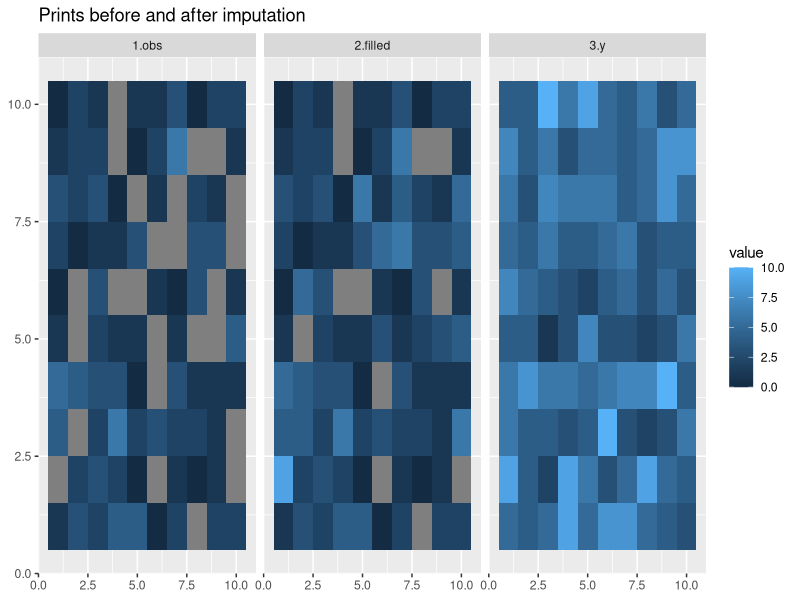
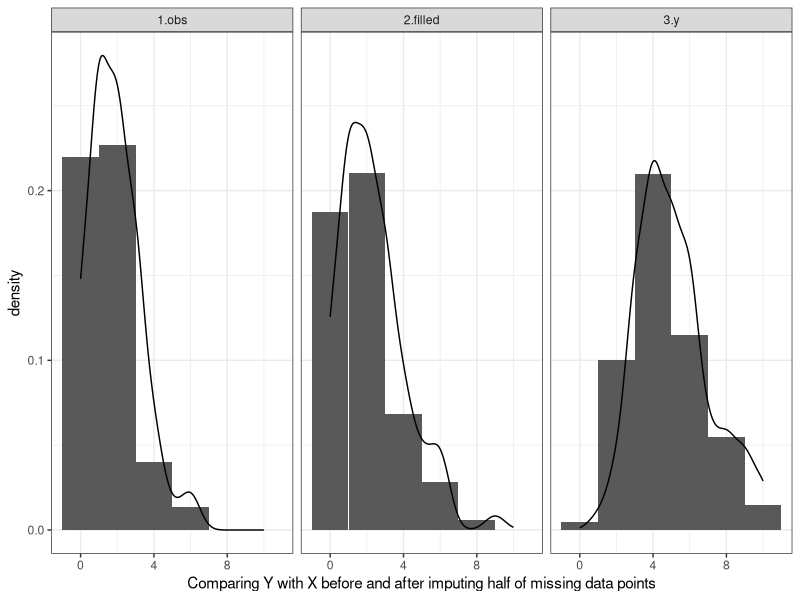
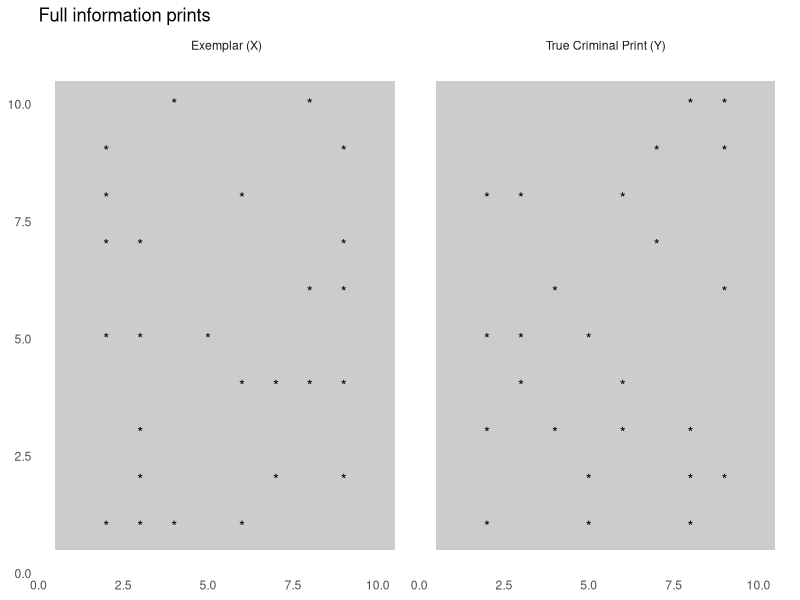
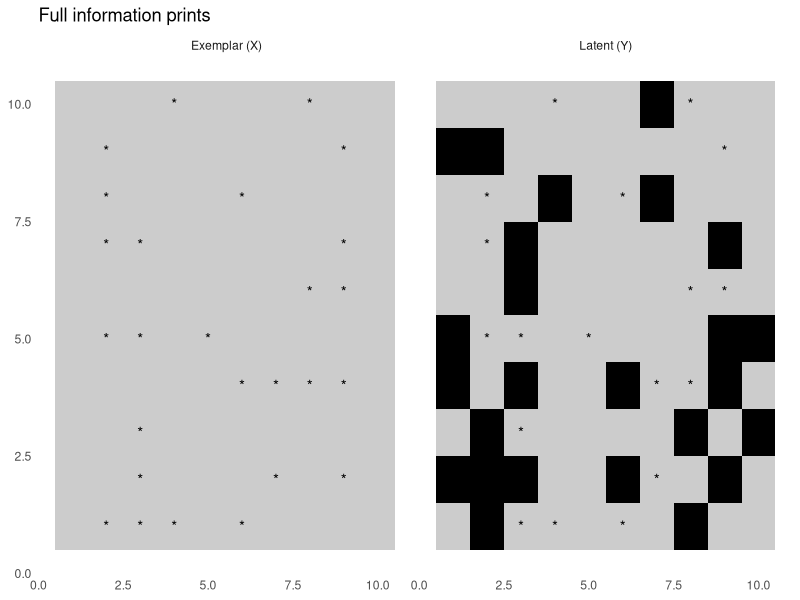
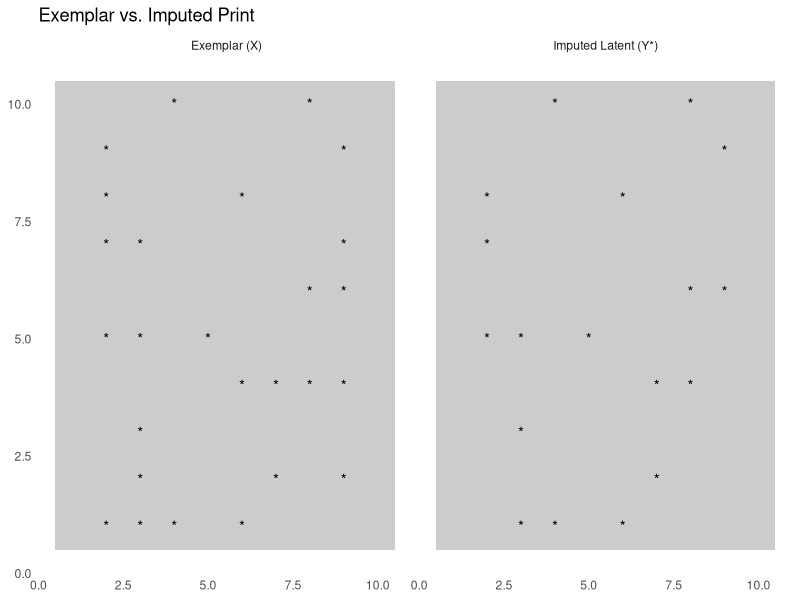
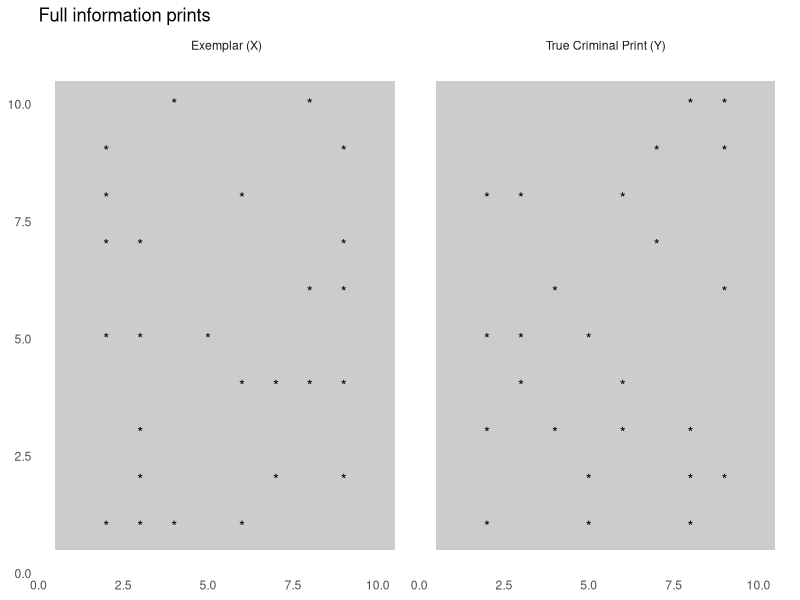
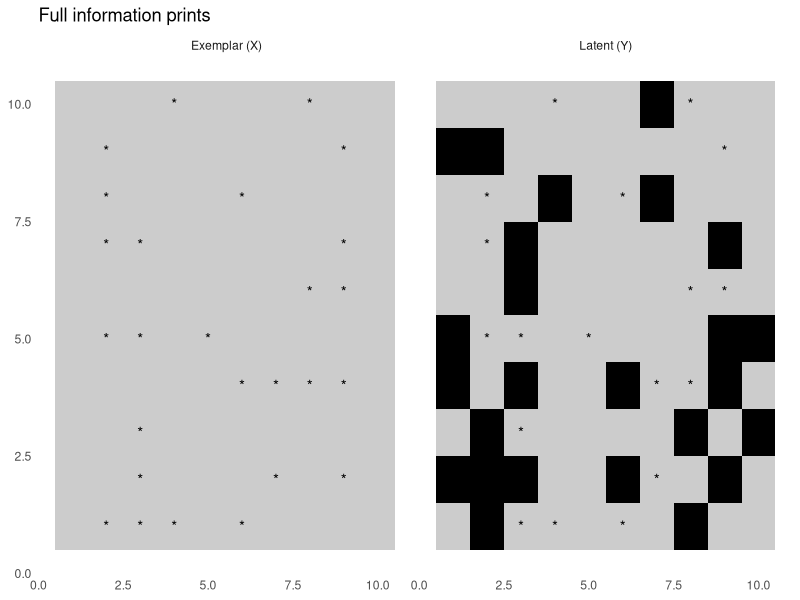
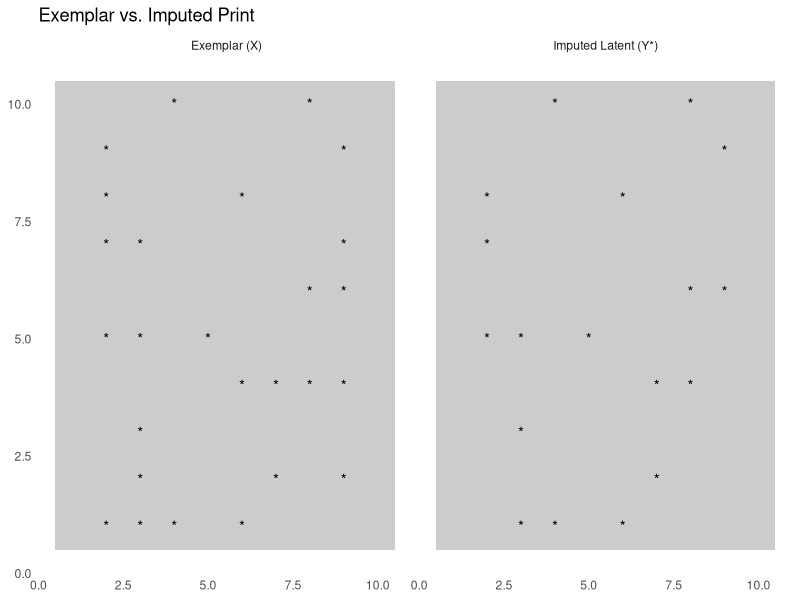

These figures' R source, in order:
# Likelihood bias simulation
library(ggplot2)
library(tidyverse)

set.seed(123)

# simple poisson
x_full <- rpois(100,2)
y <- rpois(100,5)
x <- x_full
missing <- sample(1:100, size = 25, replace = F)
x[missing] <- NA
filled.x <- x
filled.x[missing] <- sapply(missing, function(k) sample(c(y[k], NA), size = 1))

df <- data.frame(dat = c(x, filled.x, y), names = rep(c('1.obs', '2.filled','3.y'), each = 100))
levels(df$names) <- c("Observed","Observed After Imputation","Complete")

g <- ggplot(data = df) + 
  geom_histogram(aes(x = dat, y = ..density..), binwidth = 2) + 
  geom_density(aes(x = dat)) + 
  facet_wrap(~names) + 
  xlab("Comparing Y with X before and after imputing half of missing data points")+
  theme_bw()
ggsave(g, filename = '~/repos/Forensic_bias/outputs/likelihood_sim.png')


miss_plot_df <- data.frame(Var1 = rep(rep(1:10, 10),3), 
                           Var2 = rep(rep(1:10, each = 10),3),
                           value = df$dat,
                           Type = df$names)

ggplot(miss_plot_df, aes(x = Var1, y = Var2, fill = value)) +
  geom_tile() + xlab(NULL) + ylab(NULL) + 
  facet_grid(~Type) +
  ggtitle("Prints before and after imputation")

#### changing to binary #####
x_full <- rbinom(100,1,.25)
y <- rbinom(100,1,.25)
x <- x_full
missing <- sample(1:100, size = 25, replace = F)
x[missing] <- NA
filled.x <- x
filled.x[missing] <- sapply(missing, function(k) sample(c(2*y[k], NA), size = 1, prob = c(.75,.25)))
filled.x[missing] <- sapply(missing, function(k) 2*y[k])

df <- data.frame(dat = c(x, filled.x, y,x_full), names = rep(c('1.obs', '2.filled','3.true x','4.y'), each = 100))
levels(df$names) <- c("Latent (Y)","Imputed Latent (Y*)", "True Criminal Print (Ytrue)","Exemplar (X)")

df <- df %>%
  mutate(
    labels = fct_recode(names,
                        "Latent (Y)" = "1.obs",
                        "Imputed Latent (Y*)" = "2.filled",
                        "True Criminal Print (Y)" = "3.true x",
                        "Exemplar (X)" = "4.y")
  ) 

miss_plot_df <- data.frame(Var1 = rep(rep(1:10, 10),4), 
                           Var2 = rep(rep(1:10, each = 10),4),
                           value = df$dat,
                           Type = df$labels)

g1 <- miss_plot_df %>%
  filter(Type %in% c("True Criminal Print (Y)","Exemplar (X)")) %>%
  mutate(
    Type = ifelse(Type == "Exemplar (X)", " Exemplar (X)", as.character(Type)), # for ordering facets
    minutiae = ifelse(value == 1, "*", NA) # Mark minutiae with *
  ) %>%
  ggplot(aes(x = Var1, y = Var2, fill = is.na(value))) +
    geom_tile() + xlab(NULL) + ylab(NULL) + 
    facet_grid(~Type) +
    geom_text(aes(label = minutiae)) +
    xlab(NULL) + 
    ylab(NULL) +
    ggtitle("Full information prints") + 
    scale_fill_grey(start = .8, end = 0, na.value = "black") +
    theme_minimal() +
    theme(legend.position = "none",
        panel.grid.major = element_blank(), 
        panel.grid.minor = element_blank())

g2 <- miss_plot_df %>%
  filter(Type %in% c("Latent (Y)","Exemplar (X)")) %>%
  mutate(
    Type = ifelse(Type == "Exemplar (X)", " Exemplar (X)", as.character(Type)), # for ordering facets
    minutiae = ifelse(value == 1, "*", NA) # Mark minutiae with *
  ) %>%
  ggplot(aes(x = Var1, y = Var2, fill = is.na(value))) +
  geom_tile() + xlab(NULL) + ylab(NULL) + 
  geom_text(aes(label = minutiae)) +
  facet_grid(~Type) +
  ggtitle("Full information prints") + 
  scale_fill_grey(start = .8, end = 0, na.value = "black") +
  theme_minimal() +
  theme(legend.position = "none",
        panel.grid.major = element_blank(), 
        panel.grid.minor = element_blank())

g3 <- miss_plot_df %>%
  filter(Type %in% c("Imputed Latent (Y*)","Exemplar (X)")) %>%
  mutate(
    Type = ifelse(Type == "Exemplar (X)", " Exemplar (X)", as.character(Type)), # for ordering facets
    minutiae = ifelse(value == 1, "*", NA) # Mark minutiae with *
  ) %>%
  ggplot(aes(x = Var1, y = Var2, fill = is.na(value))) +
  geom_tile() + xlab(NULL) + ylab(NULL) + 
  geom_text(aes(label = minutiae)) +
  facet_grid(~Type) +
  ggtitle("Exemplar vs. Imputed Print") + 
  scale_fill_grey(start = .8, end = 0, na.value = "black") +
  theme_minimal() +
  theme(legend.position = "none",
        panel.grid.major = element_blank(), 
        panel.grid.minor = element_blank())

ggsave(g1, filename = '~/repos/Forensic_bias/outputs/simple_imputation1.png')
ggsave(g2, filename = '~/repos/Forensic_bias/outputs/simple_imputation2.png')
ggsave(g3, filename = '~/repos/Forensic_bias/outputs/simple_imputation3.png')


#AL Save
ggsave(g1, filename = '~/Forensic_bias/outputs/simple_imputation1.png')
ggsave(g2, filename = '~/Forensic_bias/outputs/simple_imputation2.png')
ggsave(g3, filename = '~/Forensic_bias/outputs/simple_imputation3.png')
